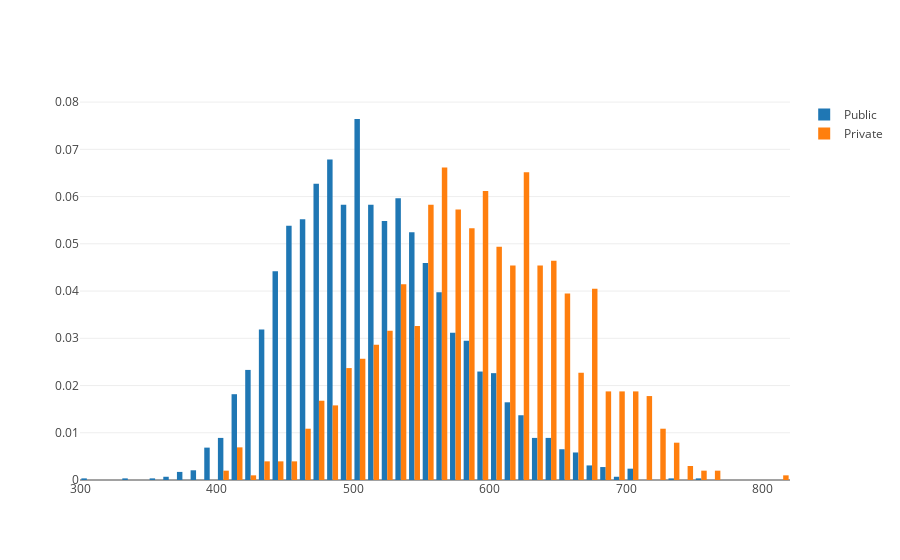

Write notebook code for a chart like this one.
### Markdown cell above
Looking at both histograms, we can see that they appear to work like a normal distribution. But we have that the public histogram is more focused on smaller results (around 500) and the private histogram is more focused on bigger results (around 600), but also, the notes in the private histogram is better distributed. 
But my histogram didn't show the data correctly, because of the different number of students in private and public schools, the histograms have different "height".

### Code cell
data_public = go.Histogram(x = np.array(data_s.Mean_notes[data_s.TP_ESCOLA == 2]), name= 'Public', histnorm='probability')
data_private = go.Histogram(x =np.array(data_s.Mean_notes[data_s.TP_ESCOLA == 3]), name= 'Private', histnorm='probability')
#layout = go.Layout(title = 'Math x Essay', xaxis=dict(title = 'Math notes'), yaxis=dict(title = 'Essay notes'))
#fig = go.Figure(data = data1, layout=layout)
data2 = [data_public, data_private]
py.offline.iplot(data2, filename = 'first histogram')

### Figure 1 — Plotly figure (JSON) as saved in the notebook; plotly's stock layout.template omitted (floating-point values rounded to 4 significant figures; data arrays with more than 128 entries replaced by an {"elided": "..."} marker saying what was removed)
{"data": [{"histnorm": "probability", "name": "Public", "type": "histogram", "uid": "157adeb4-143c-4f65-aa31-c5547407955e", "x": {"elided": "2918 float values"}}, {"histnorm": "probability", "name": "Private", "type": "histogram", "uid": "25918477-22e9-4f51-9aa7-6aea37bbf648", "x": {"elided": "1013 float values"}}], "layout": {}}
